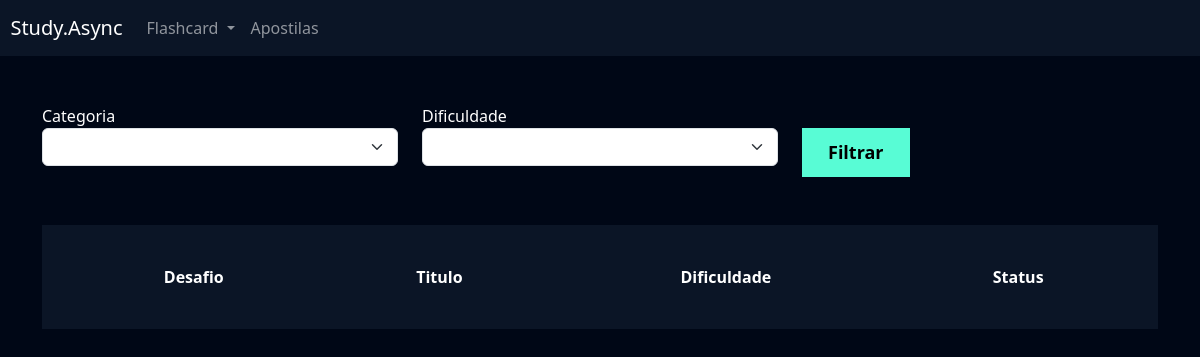
/flashcard/listar_desafio/ (signed in), run on an earlier commit of the app's database.
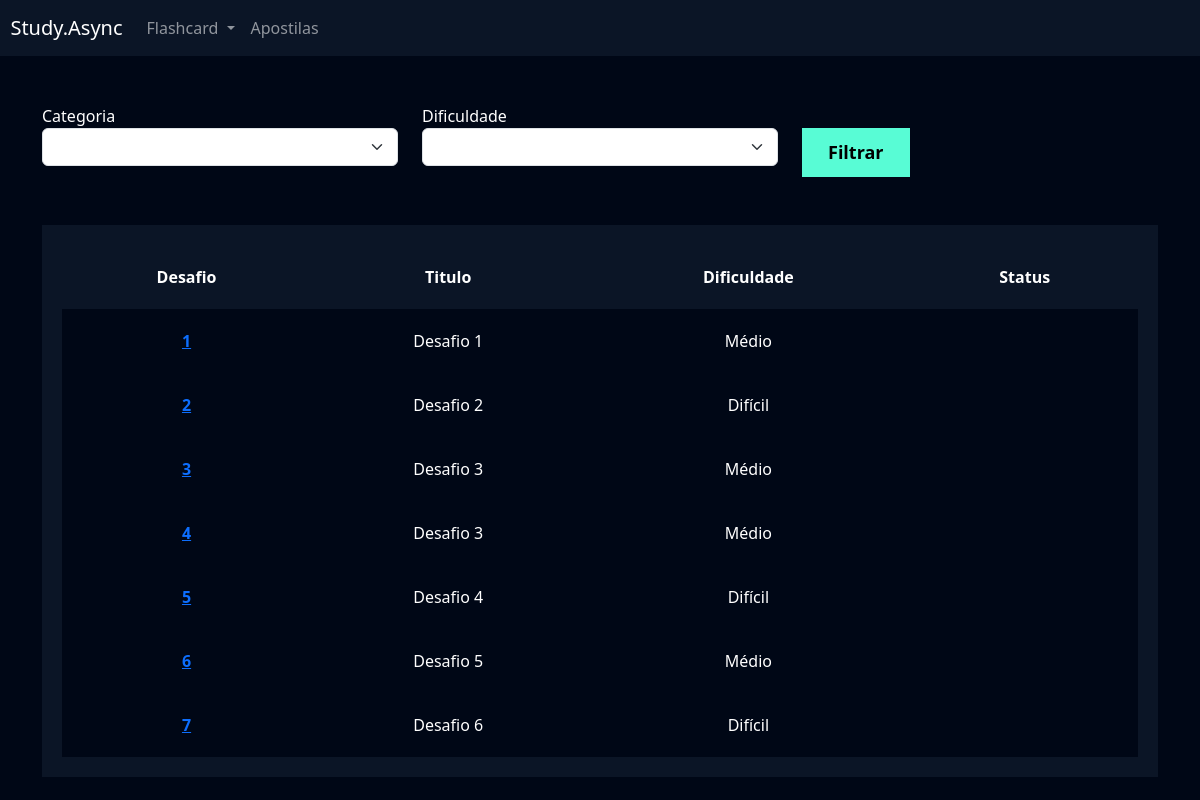
And on a later commit of the database.
### flashcard/models.py (models this page shows, shortened)
class Desafio(models.Model):
    user = models.ForeignKey(User, on_delete=models.DO_NOTHING)
    titulo = models.CharField(max_length=100)
    categoria = models.ManyToManyField(Categoria)
    quantidade_perguntas = models.IntegerField()
    dificuldade = models.CharField(
        max_length=1, choices=Flashcard.DIFICULDADE_CHOICES
    )
    flashcards = models.ManyToManyField(FlashcardDesafio)

### flashcard/views.py (the view)
# urls.py: path('listar_desafio/', views.listar_desafio, name='listar_desafio'),
def listar_desafio(request):
    desafios = Desafio.objects.filter(user=request.user)
    return render(
        request,
        'listar_desafio.html',
        {
            'desafios': desafios,
        },
    )

### flashcard/templates/listar_desafio.html (shortened to what this page needs)
{% extends "base.html" %}
{% load static %}
{% block 'cabecalho' %}
    <link href="{% static 'usuarios/css/cadastro.css' %}" rel="stylesheet">
    <link href="{% static 'flashcard/css/novo_flashcard.css' %}" rel="stylesheet">
    <link href="{% static 'flashcard/css/iniciar_desafio.css' %}" rel="stylesheet">
    <link href="{% static 'flashcard/css/desafio.css' %}" rel="stylesheet">
    <link href='https://unpkg.com/boxicons@2.1.4/css/boxicons.min.css' rel='stylesheet'>
{% endblock 'cabecalho' %}
{% block 'conteudo' %}
    {% include "partials/header.html" %}
    <div class="container">
        <br>
        <br>
        <div class="row">
            <div class="col-md">
                <form action="}" method="GET">
                <label for="">Categoria</label>
                <select name="categoria" class="form-select">
                </select>
            </div>
            <div class="col-md">
                <label for="">Dificuldade</label>
                <select name="dificuldade" class="form-select">
                </select>
            </div>
            <div class="col-md">
                <br>
                <input type="submit" value="Filtrar" class="btn-cadastro">
            </div>
        </div>
        <br>
        <br>
        <div class="box-listar">
            <table>
                <thead>
                  <tr>
                    <th scope="col">Desafio</th>
                    <th scope="col">Titulo</th>
                    <th scope="col">Dificuldade</th>
                    <th scope="col">Status</th>
                  </tr>
                </thead>
                <tbody>
                    {% for desafio in desafios %}
                        <tr class="linha">
                            <th><a href="{% url 'desafio' desafio.id %}">{{desafio.id}}</a></th>
                            <td>{{desafio.titulo}}</td>
                            <td>{{desafio.get_dificuldade_display}}</td>
                            <td>{{desafio.status}}</td>
                        </tr>
                  {% endfor %}
                </tbody>
              </table>
        </div>
    </div>
{% endblock 'conteudo' %}

### templates/base.html (shortened to what this page needs)
{% load static %}
<!doctype html>
<html lang="en">
    <head>
        <link href="https://cdn.jsdelivr.net/npm/bootstrap@5.3.2/dist/css/bootstrap.min.css" rel="stylesheet">
        <link href="{% static 'geral/css/base.css' %}" rel="stylesheet">
        {% block 'cabecalho' %} {% endblock %}
    </head>
    <body>
        {% block 'conteudo' %}{% endblock %}
    </body>
</html>

### templates/partials/header.html (shortened to what this page needs)
<nav style="background-color: var(--main-color)" class="navbar navbar-expand-lg navbar-dark">
    <a class="navbar-brand" href="#">&nbsp&nbspStudy.Async</a>
    <div class="collapse navbar-collapse" id="navbarNav">
      <ul class="navbar-nav">
        <li class="nav-item dropdown">
          <a class="nav-link dropdown-toggle" href="#" id="navbarDropdown" role="button" data-bs-toggle="dropdown" aria-expanded="false">
            Flashcard
          </a>
        </li>
        <li class="nav-item">
          <a class="nav-link" href="">Apostilas</a>
        </li>
      </ul>
    </div>
  </nav>

### templates/static/geral/css/base.css (style rules this page uses)
:root { --main-color: #0b1526; --dark-color: #000716; --secondary-dark-color: rgb(15, 2, 26); --light-color: #00c1f3; --contrast-color: #f4c96b; --differential-color: #58fcd5; }
body { background-color: var(--dark-color) !important; color: white !important; }

### templates/static/usuarios/css/cadastro.css (style rules this page uses)
* { margin: 0; padding: 0; }
.btn-cadastro { padding: 10px; background-color: #58fcd5; border: none; border: 1px solid #58fcd5; font-size: 18px; font-weight: bold; padding-left: 25px; padding-right: 25px; }

### templates/static/flashcard/css/desafio.css (style rules this page uses)
.box-listar { background-color: #0b1526; padding: 20px; }
table { width: 100%; padding: 20px; text-align: center; }
.linha { height: 40px; background-color: var(--dark-color); padding: 20px; }
td, th { padding: 20px; }
tr { background-color: var(--main-color); }

What changed in the data, as far as the page shows it:
added Desafio: id "1", titulo "Desafio 1", dificuldade "Médio"
added Desafio: id "2", titulo "Desafio 2", dificuldade "Difícil"
added Desafio: id "3", titulo "Desafio 3", dificuldade "Médio"
added Desafio: id "4", titulo "Desafio 3", dificuldade "Médio"
added Desafio: id "5", titulo "Desafio 4", dificuldade "Difícil"
added Desafio: id "6", titulo "Desafio 5", dificuldade "Médio"
added Desafio: id "7", titulo "Desafio 6", dificuldade "Difícil"
